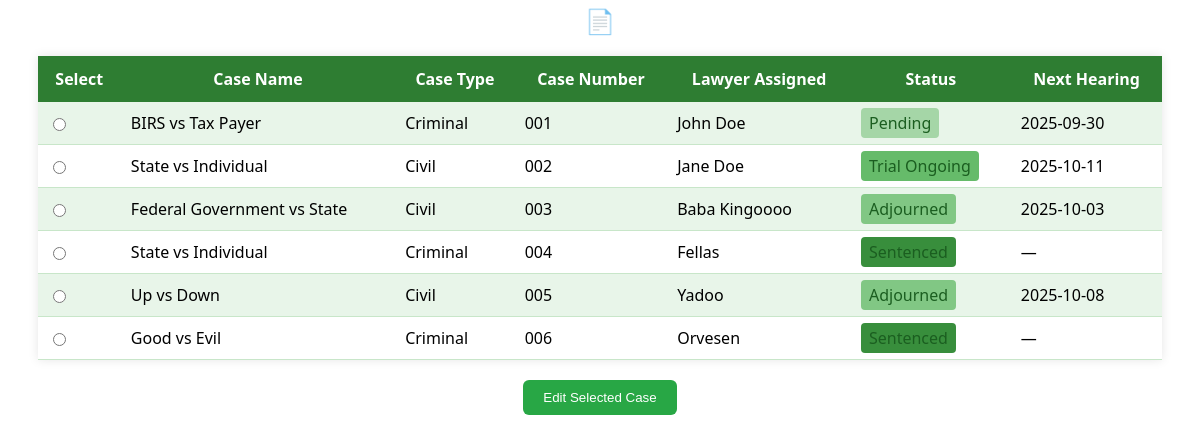
Before: /view_cases (signed in) with the older database file.
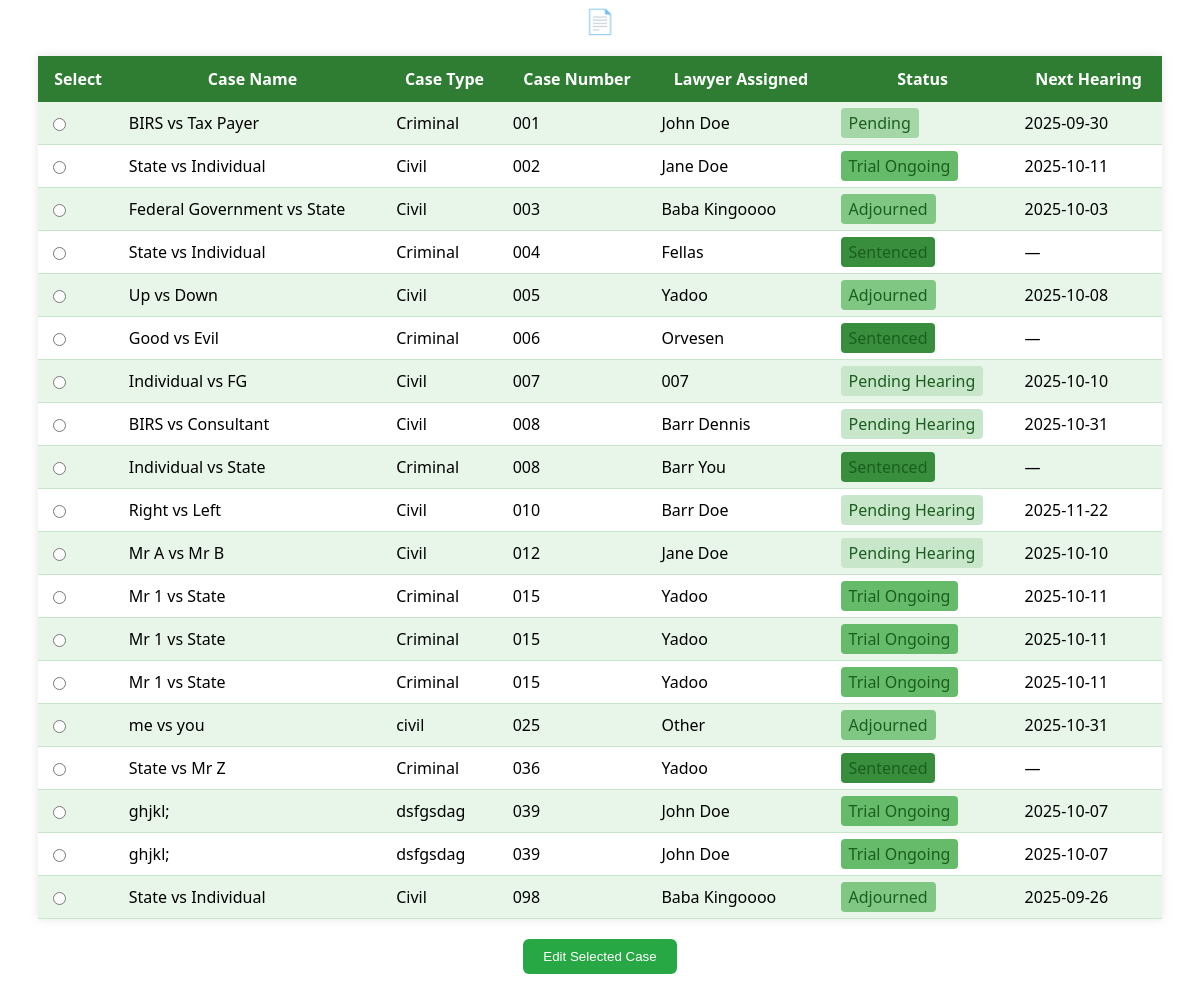
After: the same page with the newer database file.
### tables this page shows
CREATE TABLE cases (
    id INTEGER PRIMARY KEY AUTOINCREMENT,
    case_name TEXT NOT NULL,
    case_type TEXT NOT NULL,
    case_number TEXT,
    lawyer_assigned TEXT,
    status TEXT,
    next_hearing DATE,
    date_opened TEXT,
    date_closed TEXT
, court TEXT, presiding_judge TEXT, case_summary TEXT);

### app.py (the view)
@app.route('/view-cases')
@app.route('/view_cases')
def view_cases():
    if 'user' in session:
        conn = get_db_connection()
        cursor = conn.cursor()
        cursor.execute("SELECT * FROM cases")
        cases = cursor.fetchall()
        conn.close()
        return render_template('view_cases.html', cases=cases)
    else:
        return redirect(url_for('login'))

### app.py (called while the page is built)
def get_db_connection():
    conn = sqlite3.connect('case_management.db')
    conn.row_factory = sqlite3.Row
    return conn

### templates/view_cases.html (shortened to what this page needs)
<h2 style="text-align: center;">📄 {{ title }}</h2>
<form method="POST" action="/edit-case-selection">
    <table style="width: 95%; margin: 20px auto; border-collapse: collapse; font-family: 'Segoe UI', sans-serif; box-shadow: 0 0 10px rgba(0,0,0,0.1);">
        <thead>
            <tr style="background-color: #2e7d32; color: white;">
                <th style="padding: 12px;">Select</th>
                <th style="padding: 12px;">Case Name</th>
                <th style="padding: 12px;">Case Type</th>
                <th style="padding: 12px;">Case Number</th>
                <th style="padding: 12px;">Lawyer Assigned</th>
                <th style="padding: 12px;">Status</th>
                <th style="padding: 12px;">Next Hearing</th>
            </tr>
        </thead>
        <tbody>
            {% for case in cases %}
            <tr style="background-color: {% if loop.index0 % 2 == 0 %}#e8f5e9{% else %}#ffffff{% endif %}; border-bottom: 1px solid #c8e6c9;">
                <td style="padding: 10px;"><input type="radio" name="selected_case" value="{{ case[0] }}"></td>
                <td style="padding: 10px;">{{ case[1] }}</td>
                <td style="padding: 10px;">{{ case[2] }}</td>
                <td style="padding: 10px;">{{ case[3] }}</td>
                <td style="padding: 10px;">{{ case[4] }}</td>
                <td style="padding: 10px;">
                    <span style="padding: 4px 8px; border-radius: 4px; background-color:
                        {% if case[5] == 'Pending' %}#a5d6a7
                        {% elif case[5] == 'Trial Ongoing' %}#66bb6a
                        {% elif case[5] == 'Adjourned' %}#81c784
                        {% elif case[5] == 'Sentenced' %}#388e3c
                        {% elif case[5] == 'Pending Hearing' %}#c8e6c9
                        {% else %}#e0e0e0{% endif %};
                        color: #1b5e20;">
                        {{ case[5] }}
                    </span>
                </td>
                <td style="padding: 10px;">{{ case[6] if case[6] else '—' }}</td>
            </tr>
            {% endfor %}
        </tbody>
    </table>
    {% if session['role'] == 'admin' %}
        <div style="text-align: center; margin-top: 20px;">
            <button type="submit" style="padding: 10px 20px; background-color: #28a745; color: white; border: none; border-radius: 6px;">
                Edit Selected Case
            </button>
        </div>
    {% endif %}
</form>

Changed rows visible on the page:
added cases: case_name "Individual vs FG", case_type "Civil", case_number "007", lawyer_assigned "007", status "Pending Hearing", next_hearing "2025-10-10"
added cases: case_name "BIRS vs Consultant", case_type "Civil", case_number "008", lawyer_assigned "Barr Dennis", status "Pending Hearing", next_hearing "2025-10-31"
added cases: case_name "Individual vs State", case_type "Criminal", case_number "008", lawyer_assigned "Barr You", status "Sentenced", next_hearing "—"
added cases: case_name "Right vs Left", case_type "Civil", case_number "010", lawyer_assigned "Barr Doe", status "Pending Hearing", next_hearing "2025-11-22"
added cases: case_name "Mr A vs Mr B", case_type "Civil", case_number "012", lawyer_assigned "Jane Doe", status "Pending Hearing", next_hearing "2025-10-10"
added cases: case_name "Mr 1 vs State", case_type "Criminal", case_number "015", lawyer_assigned "Yadoo", status "Trial Ongoing", next_hearing "2025-10-11"
added cases: case_name "Mr 1 vs State", case_type "Criminal", case_number "015", lawyer_assigned "Yadoo", status "Trial Ongoing", next_hearing "2025-10-11"
added cases: case_name "Mr 1 vs State", case_type "Criminal", case_number "015", lawyer_assigned "Yadoo", status "Trial Ongoing", next_hearing "2025-10-11"
added cases: case_name "me vs you", case_type "civil", case_number "025", lawyer_assigned "Other", status "Adjourned", next_hearing "2025-10-31"
added cases: case_name "State vs Mr Z", case_type "Criminal", case_number "036", lawyer_assigned "Yadoo", status "Sentenced", next_hearing "—"
added cases: case_name "ghjkl;", case_type "dsfgsdag", case_number "039", lawyer_assigned "John Doe", status "Trial Ongoing", next_hearing "2025-10-07"
added cases: case_name "ghjkl;", case_type "dsfgsdag", case_number "039", lawyer_assigned "John Doe", status "Trial Ongoing", next_hearing "2025-10-07"
added cases: case_name "State vs Individual", case_type "Civil", case_number "098", lawyer_assigned "Baba Kingoooo", status "Adjourned", next_hearing "2025-09-26"
